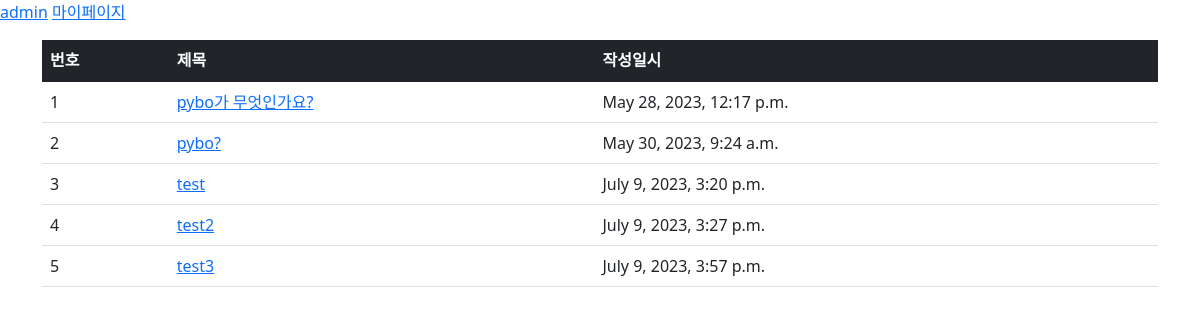
/common/mypage/ (signed in), run on an earlier commit of the app's database.
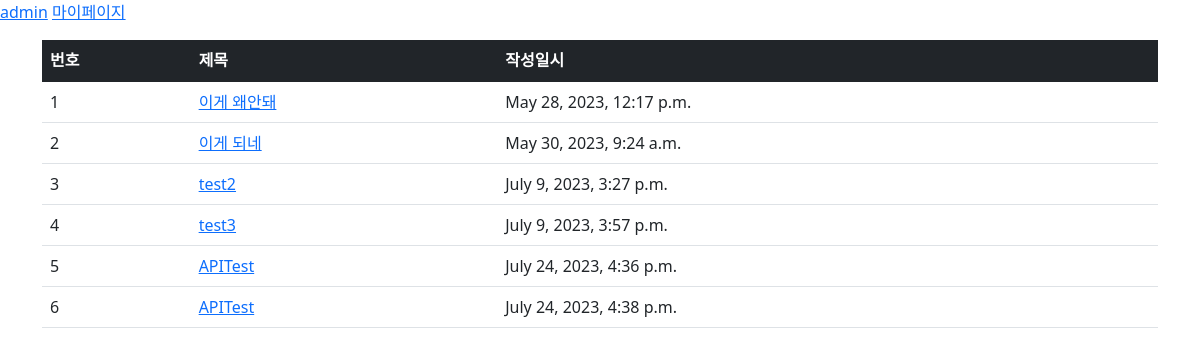
And on a later commit of the database.
### pybo/models.py (models this page shows, shortened)
class Question(models.Model):
    subject = models.CharField(max_length = 200)
    author = models.ForeignKey(User, on_delete=models.CASCADE)
    content = models.TextField()
    create_date = models.DateTimeField()
    modify_date = models.DateTimeField(null=True, blank=True)
    star = models.ManyToManyField(User, related_name='stars',blank=True)

### common/views.py (the view)
# urls.py: path('mypage/', views.mypage, name = 'mypage'),
def mypage(request):
	myquestion_list = Question.objects.filter(author = request.user)
	context = {'myquestion_list': myquestion_list}
	return render(request, 'common/mypage.html', context)

### templates/common/mypage.html
{% extends 'common/base.html' %}
{% block content %}
<div class="container my-3">
    <table class="table">
        <thead>
        <tr class="table-dark">
            <th>번호</th>
            <th>제목</th>
            <th>작성일시</th>
        </tr>
        </thead>
        <tbody>
        {% if myquestion_list %}
        {% for question in myquestion_list %}
        <tr>
            <td>{{ forloop.counter }}</td>
            <td>
                <a href="{% url 'pybo:detail' question.id %}">{{ question.subject }}</a>
            </td>
            <td>{{ question.create_date }}</td>
        </tr>
        {% endfor %}
        {% else %}
        <tr>
            <td colspan="3">질문이 없습니다.</td>
        </tr>
        {% endif %}
        </tbody>
    </table>
</div>
{% endblock %}

What changed in the data, as far as the page shows it:
removed Question: subject "test", create_date "July 9, 2023, 3:20 p.m."
changed Question: subject "pybo가 무엇인가요?" → "이게 왜안돼"
changed Question "May 30, 2023, 9:24 a.m.": subject "pybo?" → "이게 되네"
added Question: subject "APITest", create_date "July 24, 2023, 4:36 p.m."
added Question: subject "APITest", create_date "July 24, 2023, 4:38 p.m."
